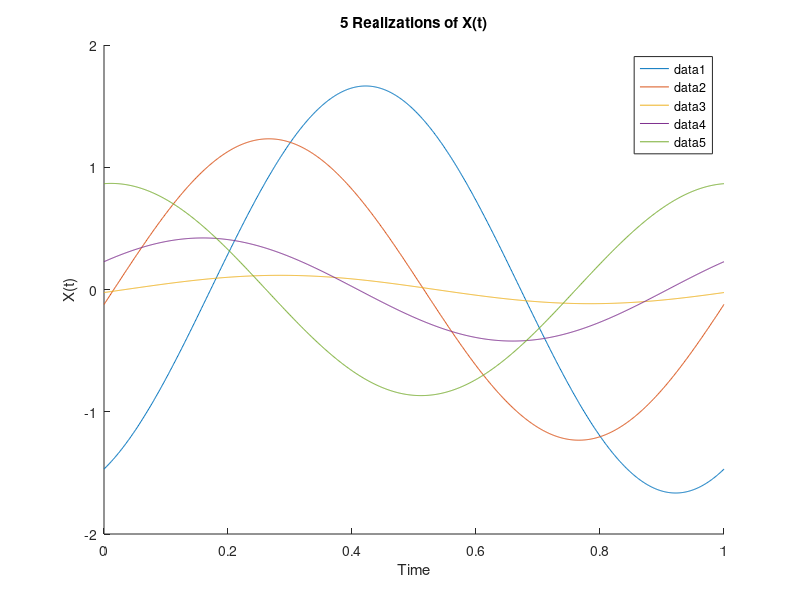

MATLAB code for this plot:
clear all;
close all;
%% Variable declaration
Fo = 1;
T = 1;
Fs = 1000;
num_of_realizations = 5;
%% B.1

% Create time axis
t = linspace(0, T, T*Fs);

% Plot realizations
figure;
hold on;
for i = 1:num_of_realizations
    X = randn;
    phi = 2*pi*rand;
    Y = X* cos(2*pi*Fo*t + phi);
    plot(t, Y);
end

xlabel('Time');
ylabel('X(t)');
title('5 Realizations of X(t)');
legend show;
hold off;